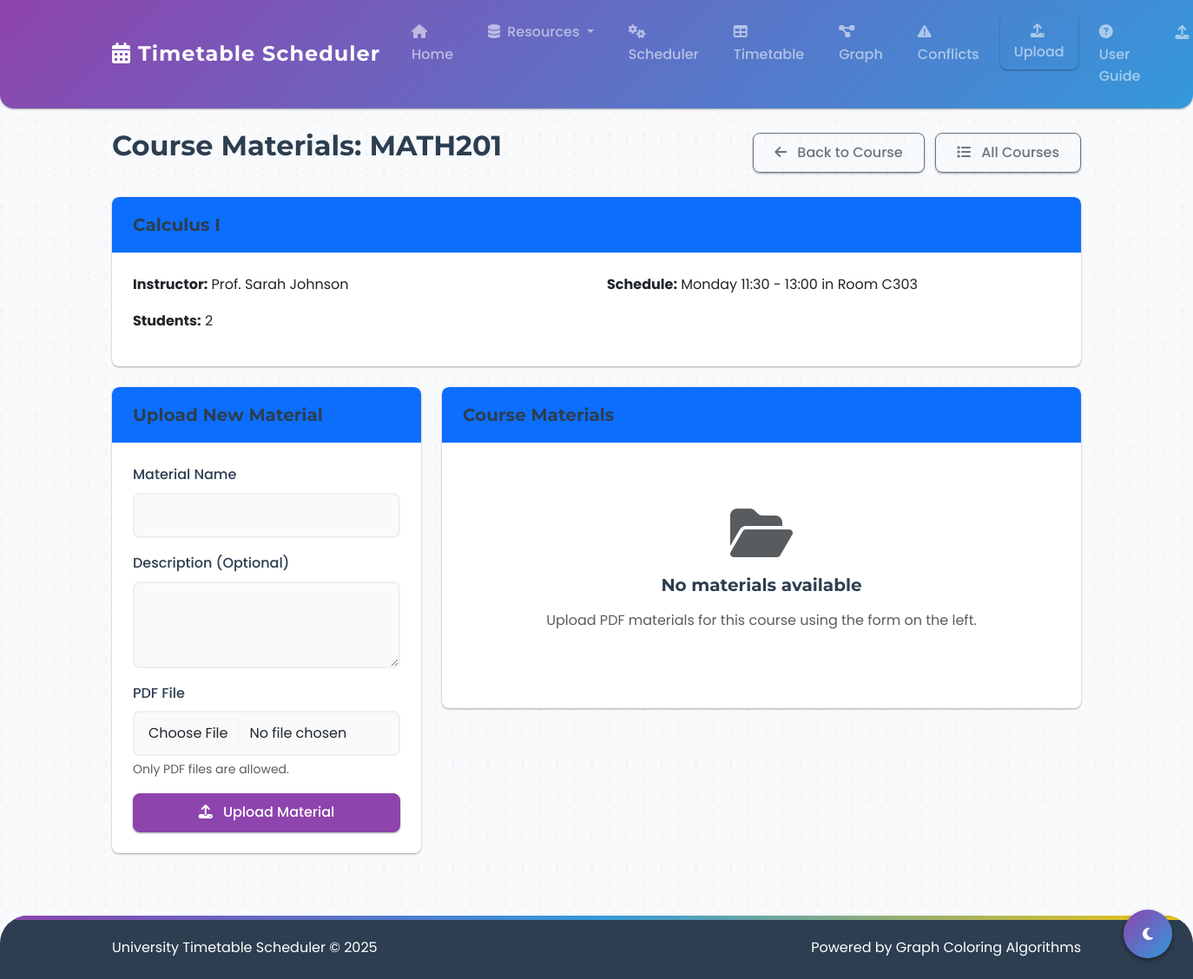
The page /course_materials/2 on the database its author committed.
### backend/models.py (models this page shows, shortened)
class Course(db.Model):
    __tablename__ = 'course'
    id = db.Column(db.Integer, primary_key=True)
    code = db.Column(db.String(20), unique=True, nullable=False)
    name = db.Column(db.String(100), nullable=False)
    instructor_id = db.Column(db.Integer, db.ForeignKey('instructor.id'))
    time_slot_id = db.Column(db.Integer, db.ForeignKey('time_slot.id'))
    classroom_id = db.Column(db.Integer, db.ForeignKey('classroom.id'))
    instructor = db.relationship('Instructor', back_populates='courses')
    time_slot = db.relationship('TimeSlot', back_populates='courses')
    classroom = db.relationship('Classroom', back_populates='courses')
    students = db.relationship('Student', secondary='enrollments', back_populates='courses')
    materials = db.relationship('CourseMaterial', back_populates='course', cascade='all, delete-orphan')

class Instructor(db.Model):
    __tablename__ = 'instructor'
    id = db.Column(db.Integer, primary_key=True)
    name = db.Column(db.String(100), nullable=False)
    email = db.Column(db.String(100), unique=True, nullable=False)
    department = db.Column(db.String(100))
    courses = db.relationship('Course', back_populates='instructor')

class TimeSlot(db.Model):
    __tablename__ = 'time_slot'
    id = db.Column(db.Integer, primary_key=True)
    day = db.Column(db.String(10), nullable=False)
    start_time = db.Column(db.Time, nullable=False)
    end_time = db.Column(db.Time, nullable=False)
    courses = db.relationship('Course', back_populates='time_slot')
    def __str__(self):
        return f"{self.day} {self.start_time.strftime('%H:%M')} - {self.end_time.strftime('%H:%M')}"

class Classroom(db.Model):
    __tablename__ = 'classroom'
    id = db.Column(db.Integer, primary_key=True)
    name = db.Column(db.String(50), nullable=False)
    capacity = db.Column(db.Integer, nullable=False)
    courses = db.relationship('Course', back_populates='classroom')

### backend/routes/materials.py (the view, shortened to what this page needs)
@materials_bp.route('/course_materials/<int:course_id>', methods=['GET', 'POST'])
def course_materials(course_id):
    course = Course.query.get_or_404(course_id)
    materials = CourseMaterial.query.filter_by(course_id=course.id).all()
    return render_template('course_materials.html', course=course, materials=materials)

### templates/course_materials.html (shortened to what this page needs)
{% extends "base.html" %}
{% block content %}
<div class="row">
    <div class="col-md-12">
        <div class="d-flex justify-content-between align-items-center mb-4">
            <h2>Course Materials: {{ course.code }}</h2>
            <div>                <a href="{{ url_for('courses.edit_course', course_id=course.id) }}" class="btn btn-outline-secondary">
                    <i class="fas fa-arrow-left me-2"></i> Back to Course
                </a>
                <a href="{{ url_for('courses.courses') }}" class="btn btn-outline-secondary ms-2">
                    <i class="fas fa-list me-2"></i> All Courses
                </a>
            </div>
        </div>
        <div class="card mb-4">
            <div class="card-header bg-primary text-white">
                <h5 class="mb-0">{{ course.name }}</h5>
            </div>
            <div class="card-body">
                <div class="row">
                    <div class="col-md-6">
                        <p><strong>Instructor:</strong> {{ course.instructor.name if course.instructor else 'Not assigned' }}</p>
                        <p><strong>Students:</strong> {{ course.students|length }}</p>
                    </div>
                    <div class="col-md-6">
                        <p>
                            <strong>Schedule:</strong>
                            {% if course.time_slot %}
                                {{ course.time_slot }} in {{ course.classroom.name if course.classroom else 'No classroom' }}
                            {% else %}
                                Not scheduled
                            {% endif %}
                        </p>
                    </div>
                </div>
            </div>
        </div>
        <div class="row">
            <div class="col-md-4">
                <div class="card">
                    <div class="card-header bg-primary text-white">
                        <h5 class="mb-0">Upload New Material</h5>
                    </div>
                    <div class="card-body">
                        <form action="{{ url_for('materials.course_materials', course_id=course.id) }}" method="post" enctype="multipart/form-data">
                            <div class="mb-3">
                                <label for="material_name" class="form-label">Material Name</label>
                                <input type="text" class="form-control" id="material_name" name="material_name" required>
                            </div>
                            <div class="mb-3">
                                <label for="material_description" class="form-label">Description (Optional)</label>
                                <textarea class="form-control" id="material_description" name="material_description" rows="3"></textarea>
                            </div>
                            <div class="mb-3">
                                <label for="material_file" class="form-label">PDF File</label>
                                <input class="form-control" type="file" id="material_file" name="material_file" accept=".pdf" required>
                                <div class="form-text">Only PDF files are allowed.</div>
                            </div>
                            <button type="submit" class="btn btn-primary w-100">
                                <i class="fas fa-upload me-2"></i> Upload Material
                            </button>
                        </form>
                    </div>
                </div>
            </div>
            <div class="col-md-8">
                <div class="card">
                    <div class="card-header bg-primary text-white">
                        <h5 class="mb-0">Course Materials</h5>
                    </div>
                    <div class="card-body">
                        {% if materials %}
                            <div class="table-responsive">
                                <table class="table table-hover">
                                    <thead>
                                        <tr>
                                            <th>Name</th>
                                            <th>Size</th>
                                            <th>Uploaded</th>
                                            <th>Actions</th>
                                        </tr>
                                    </thead>
                                    <tbody>
                                        {% for material in materials %}
                                            <tr>
                                                <td>
                                                    <div class="d-flex align-items-center">
                                                        <i class="fas fa-file-pdf text-danger me-2 fa-lg"></i>
                                                        {{ material.filename }}
                                                    </div>
                                                </td>
                                                <td>{{ material.size }}</td>
                                                <td>{{ material.uploaded }}</td>
                                                <td>
                                                    <div class="btn-group btn-group-sm">
                                                        <a href="{{ material.path }}" class="btn btn-outline-primary" target="_blank">
                                                            <i class="fas fa-eye"></i> View
                                                        </a>                                        <a href="{{ url_for('materials.download_file', filename='materials/course_' + course.id|string + '/' + material.filename) }}" class="btn btn-outline-success">
                                            <i class="fas fa-download"></i> Download
                                        </a>
                                        <form action="{{ url_for('materials.delete_material', course_id=course.id, filename=material.filename) }}" method="post" class="d-inline"
                                                              onsubmit="return confirm('Are you sure you want to delete this material?');">
                                                            <button type="submit" class="btn btn-outline-danger">
                                                                <i class="fas fa-trash"></i> Delete
                                                            </button>
                                                        </form>
                                                    </div>
                                                </td>
                                            </tr>
                                        {% endfor %}
                                    </tbody>
                                </table>
                            </div>
                        {% else %}
                            <div class="text-center py-5">
                                <i class="fas fa-folder-open fa-4x text-muted mb-3"></i>
                                <h5>No materials available</h5>
                                <p class="text-muted">Upload PDF materials for this course using the form on the left.</p>
                            </div>
                        {% endif %}
                    </div>
                </div>
            </div>
        </div>
    </div>
</div>
{% endblock %}

### static/css/style.css (style rules this page uses)
:root { --primary-color: #8e44ad; --primary-dark: #6c3483; --primary-light: #af7ac5; --secondary-color: #3498db; --accent-color: #f1c40f; --success-color: #2ecc71; --danger-color: #e74c3c; --warning-color: #f39c12; --info-color: #1abc9c; --light-color: #f8fafc; --dark-color: #2c3e50; --gray-color: #7f8c8d; --gray-light: #ecf0f1; --gray-medium: #9ca3af; --font-primary: 'Poppins', 'Segoe UI', Tahoma, Geneva, Verdana, sans-serif; --font-secondary: 'Montserrat', Arial, sans-serif; --shadow-small: 0 1px 3px rgba(0, 0, 0, 0.12), 0 1px 2px rgba(0, 0, 0, 0.24); --shadow-medium: 0 3px 6px rgba(0, 0, 0, 0.16), 0 3px 6px rgba(0, 0, 0, 0.23); --shadow-large: 0 15px 35px rgba(50, 50, 93, 0.1), 0 5px 15px rgba(0, 0, 0, 0.07); --border-radius-sm: 0.5rem; --border-radius: 0.5rem; --border-radius-lg: 1rem; --transition-bounce: all 0.4s cubic-bezier(0.68, -0.55, 0.27, 1.55); --transition-fast: all 0.2s ease; --transition-normal: all 0.3s ease; }
body { font-family: var(--font-primary); background-color: #f8fafc; color: var(--dark-color); line-height: 1.6; min-height: 100vh; position: relative; overflow-x: hidden; }
h1, h2, h3, h4, h5, h6 { font-weight: 700; margin-bottom: 1rem; color: var(--dark-color); font-family: var(--font-secondary); }
a { color: var(--primary-color); text-decoration: none; transition: var(--transition-bounce); position: relative; }
.card { border: none; border-radius: var(--border-radius); box-shadow: var(--shadow-small); margin-bottom: 1.5rem; overflow: hidden; transition: var(--transition-normal); background-color: white; position: relative; }
.card::before { content: ''; position: absolute; top: 0; left: 0; width: 100%; height: 4px; background: linear-gradient(to right, var(--primary-color), var(--secondary-color)); opacity: 0; transition: var(--transition-normal); }
.card-header { border-top-left-radius: var(--border-radius) !important; border-top-right-radius: var(--border-radius) !important; font-weight: 600; padding: 1.25rem 1.5rem; border-bottom: 0; background-color: white; }
.card-body { padding: 1.5rem; }
.btn { font-weight: 500; padding: 0.6rem 1.5rem; border-radius: var(--border-radius-sm); transition: var(--transition-bounce); box-shadow: var(--shadow-small); position: relative; overflow: hidden; z-index: 1; }
.btn::before { content: ''; position: absolute; top: 0; left: -100%; width: 100%; height: 100%; background: linear-gradient(90deg, rgba(255,255,255,0.2), rgba(255,255,255,0)); transition: var(--transition-normal); z-index: -1; }
.btn-primary { background-color: var(--primary-color); border-color: var(--primary-color); }
.form-control { border-radius: var(--border-radius-sm); border: 2px solid var(--gray-light); padding: 0.75rem 1rem; transition: var(--transition-normal); background-color: #f8fafc; font-family: var(--font-primary); }
.form-label { font-weight: 500; margin-bottom: 0.5rem; color: var(--dark-color); }

### rows shown on the page
Course: code "MATH201", name "Calculus I"
Instructor: instructor "Prof. Sarah Johnson"
TimeSlot: time_slot "Monday 11:30 - 13:00"
Classroom: classroom "Room C303"

### other values the page prints
{{ course.students|length }} "2"
